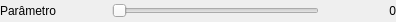
<?xml version="1.0" encoding="UTF-8"?>
<ui version="4.0">
 <class>EffectParamRow</class>
 <widget class="QWidget" name="EffectParamRow">
  <property name="geometry">
   <rect>
    <x>0</x>
    <y>0</y>
    <width>396</width>
    <height>22</height>
   </rect>
  </property>
  <layout class="QHBoxLayout" name="layout_row">
   <property name="spacing">
    <number>12</number>
   </property>
   <property name="leftMargin">
    <number>0</number>
   </property>
   <property name="topMargin">
    <number>0</number>
   </property>
   <property name="rightMargin">
    <number>0</number>
   </property>
   <property name="bottomMargin">
    <number>0</number>
   </property>
   <item>
    <widget class="QLabel" name="lbl_name">
     <property name="minimumSize">
      <size>
       <width>100</width>
       <height>0</height>
      </size>
     </property>
     <property name="text">
      <string>Parâmetro</string>
     </property>
     <property name="role" stdset="0">
      <string>param</string>
     </property>
    </widget>
   </item>
   <item>
    <widget class="QSlider" name="slider">
     <property name="sizePolicy">
      <sizepolicy hsizetype="Expanding" vsizetype="Fixed">
       <horstretch>0</horstretch>
       <verstretch>0</verstretch>
      </sizepolicy>
     </property>
     <property name="minimumSize">
      <size>
       <width>0</width>
       <height>22</height>
      </size>
     </property>
     <property name="maximumSize">
      <size>
       <width>16777215</width>
       <height>22</height>
      </size>
     </property>
     <property name="orientation">
      <enum>Qt::Horizontal</enum>
     </property>
    </widget>
   </item>
   <item>
    <widget class="QLabel" name="lbl_value">
     <property name="minimumSize">
      <size>
       <width>65</width>
       <height>0</height>
      </size>
     </property>
     <property name="text">
      <string>0</string>
     </property>
     <property name="alignment">
      <set>Qt::AlignRight|Qt::AlignVCenter</set>
     </property>
     <property name="role" stdset="0">
      <string>value</string>
     </property>
    </widget>
   </item>
  </layout>
 </widget>
 <resources/>
 <connections/>
</ui>
